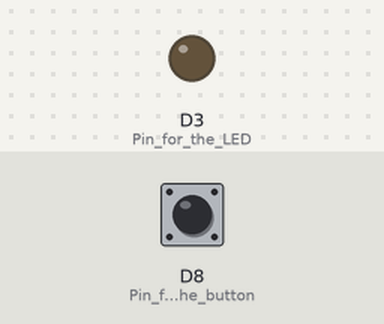
The sketch below on a simulated ESP8266 (NodeMCU). Shown: output pins drawn as LEDs (lit = HIGH). The inputs (shaded band) are chosen by the test bench; at power-on: D8 (Pin_for_the_button) LOW.

Above: at 1.2 s.
1.3 s: D8 (Pin_for_the_button) pulled HIGH for 0.15 s
At 2.5 s:
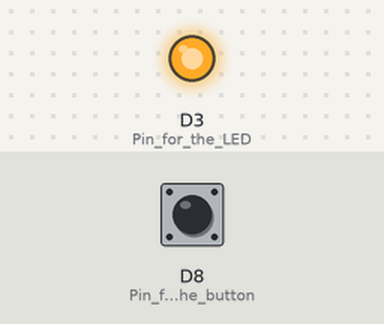
2.9 s: D8 (Pin_for_the_button) pulled HIGH for 1 s
At 3.7 s:
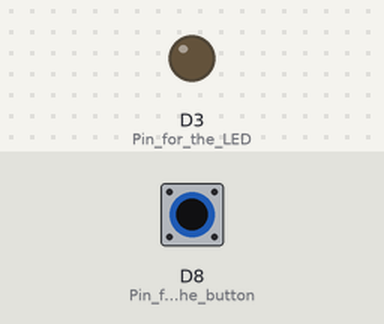
5.4 s: D8 (Pin_for_the_button) pulled HIGH for 3.2 s
At 6.8 s:
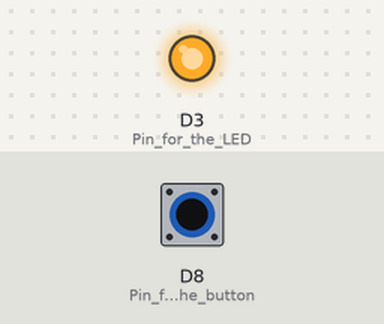
Timing chart, 0 to 8.4 s (numbered marks = the images above; inputs shaded):
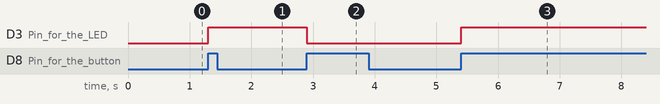

The sketch:

session3example1.ino
```cpp
int buttonState = 0;      // Variable to store the button state
int lastButtonState = 0;  // Variable to store the previous button state
int ledState = LOW;       // Initial LED state

void setup() {
  pinMode(D8,INPUT);   // Pin for the button
  pinMode(D3, OUTPUT);  // Pin for the LED
}

void loop() {
  buttonState = digitalRead(D8);  // Read the current button state

  // Check if the button state has changed
  if (buttonState != lastButtonState) {
    if (buttonState == HIGH)
    {
      if (ledState==LOW)
      {
        ledState=HIGH;
        digitalWrite(D3, ledState);
      }
      else
      {
        ledState=LOW;
        digitalWrite(D3, ledState);
      }
    }
  }

  // Store the current button state for comparison
  lastButtonState = buttonState;
}
```

Measured:
- after the input at 1.3 s, D3 (Pin_for_the_LED): LOW → HIGH at once
- after the input at 2.9 s, D3 (Pin_for_the_LED): HIGH → LOW at once
- after the input at 5.4 s, D3 (Pin_for_the_LED): LOW → HIGH at once
